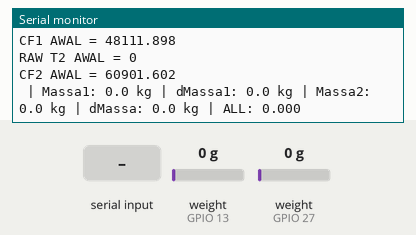
Recording of a sketch running on a simulated ESP32. Shown: the last lines printed to the serial monitor. Inputs (shaded band) come from the test bench; at power-on: weight on the scale (sensors on GPIO 27, GPIO 13) 0 g.

Above: at 1.4 s.
1.5 s: "T1\n" received over Serial
At 2.88 s:
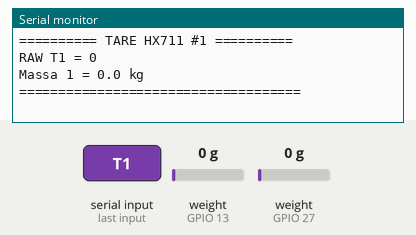
4.2 s: "K1\n" received over Serial
At 5.39 s:
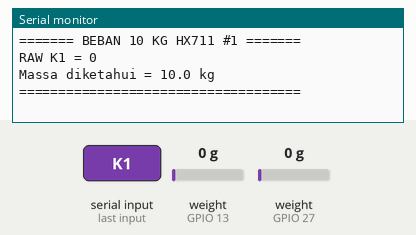
6.7 s: "C1\n" received over Serial
At 8.6 s:
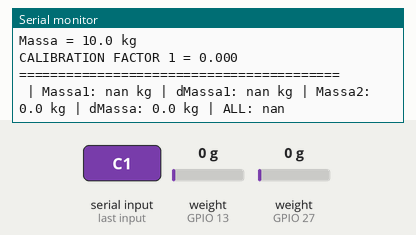
9.1 s: weight on the scale (sensor on GPIO 27) set to 100 g
At 11.2 s:
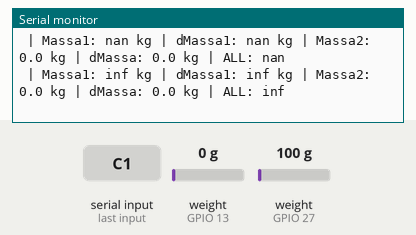
12.9 s: weight on the scale (sensor on GPIO 13) set to 100 g
At 14.3 s:
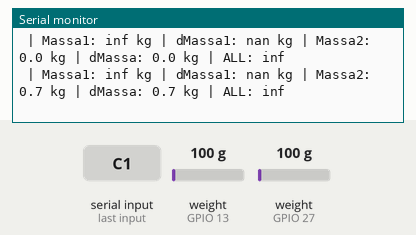
14.5 s: weight on the scale (sensor on GPIO 13) set to 1250 g
At 15.7 s:
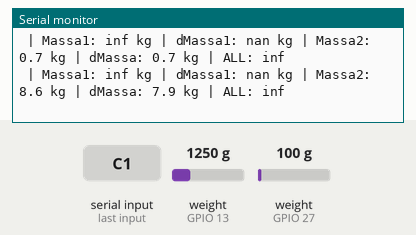
Timing chart, 0 to 17.1 s (numbered marks = the images above; inputs shaded):
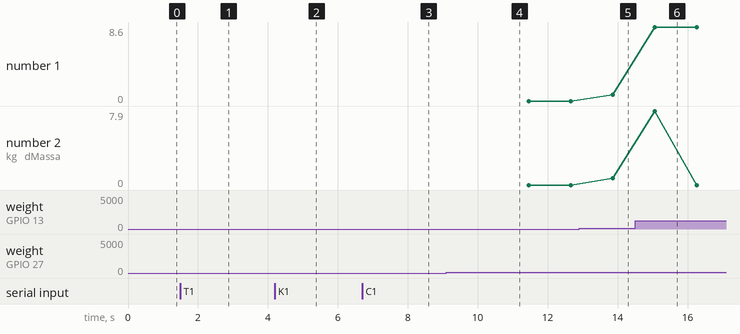

Measured:
- after the input at 1.5 s, the serial monitor: prints a new line after 1.2 s (image 1)
- after the input at 4.2 s, the serial monitor: prints a new line after 1.0 s (image 2)
- after the input at 6.7 s, the serial monitor: prints a new line after 0.94 s (image 3)
- after the input at 9.1 s, the serial monitor: prints a new line after 1.2 s (image 4)
- after the input at 12.9 s, the serial monitor: prints a new line after 0.96 s (image 5)
- after the input at 14.5 s, the serial monitor: prints a new line after 0.56 s (image 6)
- plotted number 1: 0 → 0.7 after the input at 12.9 s, 0.7 → 8.6 after the input at 14.5 s
- plotted number 2: 0 → 0.7 after the input at 12.9 s

The sketch:

ESP32_HX711_randomNerd2_5.ino
```cpp
#include <Arduino.h>
#include "HX711.h"

// ==================================================
// PIN HX711 #1
// ==================================================
const int DOUT1 = 27;
const int SCK1  = 26;

// ==================================================
// PIN HX711 #2
// ==================================================
const int DOUT2 = 13;
const int SCK2  = 12;

// ==================================================
HX711 scale1;
HX711 scale2;

// ==================================================
// VARIABEL HX711 #1
// ==================================================
long raw_sebelumnya1 = 0;
long rawT1 = 0;
long rawK1 = 0;

float calibrationFactor1 = 48111.898;

// ==================================================
// VARIABEL HX711 #2
// ==================================================
long raw_sebelumnya2 = 0;
long rawT2 = 0;
long rawK2 = 0;

float calibrationFactor2 = 60901.602;

// ==================================================
// BEBAN KALIBRASI
// ==================================================
const float MASSA_KALIBRASI = 10.0;


// ==================================================
// HITUNG MASSA
// ==================================================
float hitungKg1(long raw)
{
  return (float)(raw - rawT1) / calibrationFactor1;
}

float hitungKg2(long raw)
{
  return (float)(raw - rawT2) / calibrationFactor2;
}


// ==================================================
// SETUP
// ==================================================
void setup()
{
  Serial.begin(115200);

  scale1.begin(DOUT1, SCK1);
  scale2.begin(DOUT2, SCK2);

  Serial.println("==========================================");
  Serial.println("        DUAL HX711 CALIBRATION");
  Serial.println("==========================================");

  Serial.println();
  Serial.println("HX711 #1:");
  Serial.println("T1/t1 = TARE");
  Serial.println("K1/k1 = RAW beban 10 kg");
  Serial.println("C1/c1 = Hitung CF");

  Serial.println();
  Serial.println("HX711 #2:");
  Serial.println("T2/t2 = TARE");
  Serial.println("K2/k2 = RAW beban 10 kg");
  Serial.println("C2/c2 = Hitung CF");

  Serial.println();

  // ==================================================
  // TARE AWAL HX711 #1
  // ==================================================
  rawT1 = scale1.read();
  raw_sebelumnya1 = rawT1;

  Serial.print("RAW T1 AWAL = ");
  Serial.println(rawT1);

  Serial.print("CF1 AWAL = ");
  Serial.println(calibrationFactor1, 3);


  // ==================================================
  // TARE AWAL HX711 #2
  // ==================================================
  rawT2 = scale2.read();
  raw_sebelumnya2 = rawT2;

  Serial.print("RAW T2 AWAL = ");
  Serial.println(rawT2);

  Serial.print("CF2 AWAL = ");
  Serial.println(calibrationFactor2, 3);

  Serial.println();
}


// ==================================================
// LOOP
// ==================================================
void loop()
{
  // ==================================================
  // PERINTAH SERIAL
  // ==================================================
  if (Serial.available())
  {
    String cmd = Serial.readStringUntil('\n');
    cmd.trim();


    // ==================================================
    // TARE HX711 #1
    // ==================================================
    if (cmd == "T1" || cmd == "t1")
    {
      rawT1 = scale1.read();
      raw_sebelumnya1 = rawT1;

      Serial.println();
      Serial.println("========== TARE HX711 #1 ==========");

      Serial.print("RAW T1 = ");
      Serial.println(rawT1);

      Serial.println("Massa 1 = 0.0 kg");

      Serial.println("====================================");
      Serial.println();
    }


    // ==================================================
    // BEBAN 10 KG HX711 #1
    // ==================================================
    else if (cmd == "K1" || cmd == "k1")
    {
      rawK1 = scale1.read();

      Serial.println();
      Serial.println("======= BEBAN 10 KG HX711 #1 =======");

      Serial.print("RAW K1 = ");
      Serial.println(rawK1);

      Serial.print("Massa diketahui = ");
      Serial.print(MASSA_KALIBRASI, 1);
      Serial.println(" kg");

      Serial.println("====================================");
      Serial.println();
    }


    // ==================================================
    // HITUNG CF HX711 #1
    // ==================================================
    else if (cmd == "C1" || cmd == "c1")
    {
      long perubahanRaw1 = rawK1 - rawT1;

      calibrationFactor1 =
        (float)perubahanRaw1 / MASSA_KALIBRASI;

      Serial.println();
      Serial.println("======= HASIL KALIBRASI HX711 #1 =======");

      Serial.print("RAW T1 = ");
      Serial.println(rawT1);

      Serial.print("RAW K1 = ");
      Serial.println(rawK1);

      Serial.print("Perubahan RAW 1 = ");
      Serial.println(perubahanRaw1);

      Serial.print("Massa = ");
      Serial.print(MASSA_KALIBRASI, 1);
      Serial.println(" kg");

      Serial.print("CALIBRATION FACTOR 1 = ");
      Serial.println(calibrationFactor1, 3);

      Serial.println("=========================================");
      Serial.println();
    }


    // ==================================================
    // TARE HX711 #2
    // ==================================================
    else if (cmd == "T2" || cmd == "t2")
    {
      rawT2 = scale2.read();
      raw_sebelumnya2 = rawT2;

      Serial.println();
      Serial.println("========== TARE HX711 #2 ==========");

      Serial.print("RAW T2 = ");
      Serial.println(rawT2);

      Serial.println("Massa 2 = 0.0 kg");

      Serial.println("====================================");
      Serial.println();
    }


    // ==================================================
    // BEBAN 10 KG HX711 #2
    // ==================================================
    else if (cmd == "K2" || cmd == "k2")
    {
      rawK2 = scale2.read();

      Serial.println();
      Serial.println("======= BEBAN 10 KG HX711 #2 =======");

      Serial.print("RAW K2 = ");
      Serial.println(rawK2);

      Serial.print("Massa diketahui = ");
      Serial.print(MASSA_KALIBRASI, 1);
      Serial.println(" kg");

      Serial.println("====================================");
      Serial.println();
    }


    // ==================================================
    // HITUNG CF HX711 #2
    // ==================================================
    else if (cmd == "C2" || cmd == "c2")
    {
      long perubahanRaw2 = rawK2 - rawT2;

      calibrationFactor2 =
        (float)perubahanRaw2 / MASSA_KALIBRASI;

      Serial.println();
      Serial.println("======= HASIL KALIBRASI HX711 #2 =======");

      Serial.print("RAW T2 = ");
      Serial.println(rawT2);

      Serial.print("RAW K2 = ");
      Serial.println(rawK2);

      Serial.print("Perubahan RAW 2 = ");
      Serial.println(perubahanRaw2);

      Serial.print("Massa = ");
      Serial.print(MASSA_KALIBRASI, 1);
      Serial.println(" kg");

      Serial.print("CALIBRATION FACTOR 2 = ");
      Serial.println(calibrationFactor2, 3);

      Serial.println("=========================================");
      Serial.println();
    }
  }


  // ==================================================
  // BACA RAW HX711 #1
  // ==================================================
  long raw1 = scale1.read();

  long perubahanRaw1 =
    raw1 - raw_sebelumnya1;

  float kg1 =
    hitungKg1(raw1);

  float perubahanKg1 =
    (float)perubahanRaw1 / calibrationFactor1;


  // ==================================================
  // BACA RAW HX711 #2
  // ==================================================
  long raw2 = scale2.read();

  long perubahanRaw2 =
    raw2 - raw_sebelumnya2;

  float kg2 =
    hitungKg2(raw2);

  float perubahanKg2 =
    (float)perubahanRaw2 / calibrationFactor2;


  // ==================================================
  // SERIAL HX711 #1
  // ==================================================
 // Serial.print("HX1 | RAW: ");
 // Serial.print(raw1);

 // Serial.print(" | dRAW: ");
 // Serial.print(perubahanRaw1);

  Serial.print(" | Massa1: ");
  Serial.print(kg1, 1);
  Serial.print(" kg");

  Serial.print(" | dMassa1: ");
  Serial.print(perubahanKg1, 1);
  Serial.print(" kg");

 // Serial.print(" | T1: ");
 // Serial.print(rawT1);

 // Serial.print(" | CF1: ");
 // Serial.print(calibrationFactor1, 3);


  // ==================================================
  // SERIAL HX711 #2
  // ==================================================
  //Serial.print(" || HX2 | RAW: ");
  //Serial.print(raw2);

 // Serial.print(" | dRAW: ");
 // Serial.print(perubahanRaw2);

  Serial.print(" | Massa2: ");
  Serial.print(kg2, 1);
  Serial.print(" kg");

  Serial.print(" | dMassa: ");
  Serial.print(perubahanKg2, 1);
  Serial.print(" kg");

  //Serial.print(" | T2: ");
  //Serial.print(rawT2);

  //Serial.print(" | CF2: ");
  //Serial.println(calibrationFactor2, 3);

 Serial.print(" | ALL: ");
  Serial.println((kg1+kg2)/2, 3);

  // ==================================================
  // SIMPAN RAW SEBELUMNYA
  // ==================================================
  raw_sebelumnya1 = raw1;
  raw_sebelumnya2 = raw2;

  delay(1000);
}
```
